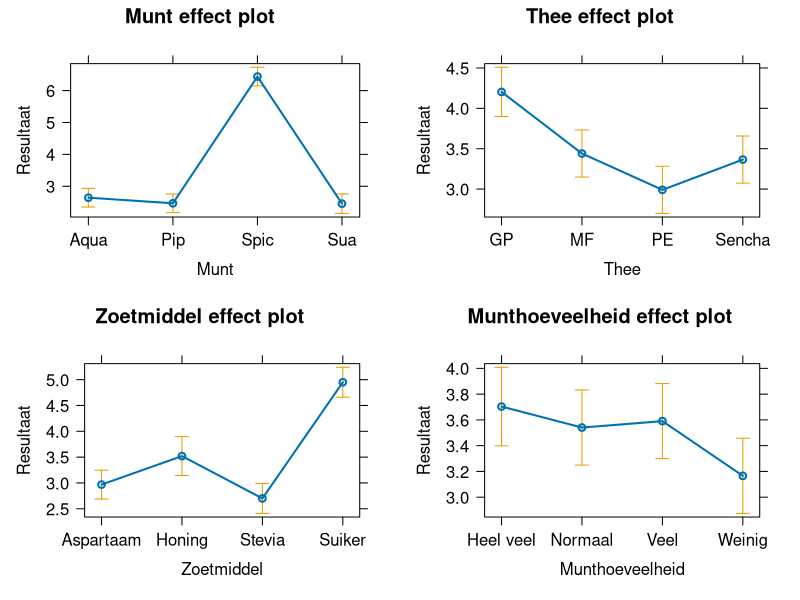

Write R code to recreate this figure.
library(tidyverse)
library(readxl)
library(effects)

nana <- read_excel("POV002 Nana.xlsx", sheet = "simulatie", range = "A3:F19")

rownames(nana) <- nana$`Experiment #`
nana <- subset(nana, select = -c(`Experiment #`))

regression <- lm(Resultaat ~ Munt + Thee + Zoetmiddel + Munthoeveelheid, data = nana)
summary(regression)

plot(allEffects(regression))

# Vraag E
# Het ideale Nana recept is:
# - Gunpowder groene thee, heel veel mentha spicata nana munt met suiker

# Vraag F
# De nana met Puerh thee gaat -1.2 plus/min 1.3 slechter dan de Gunpowder thee.
